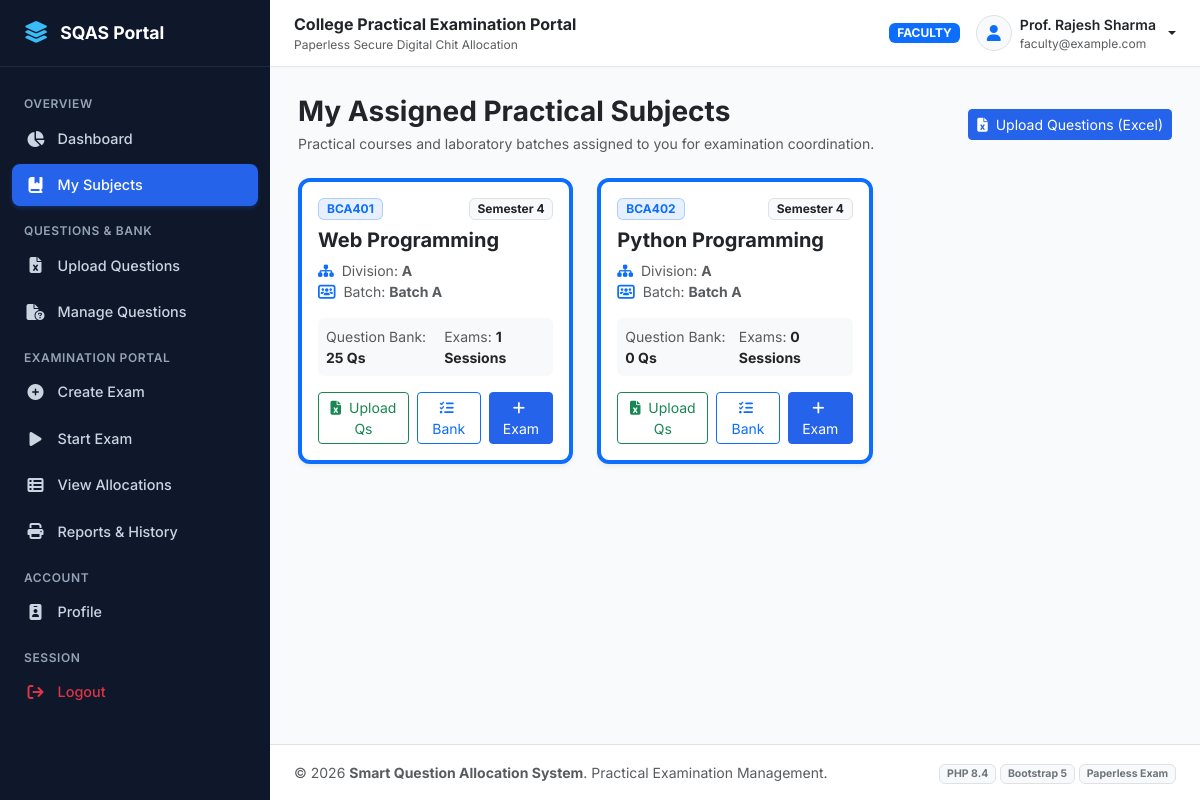
Page /faculty/subjects.php (signed in) on the committed database.
### tables this page shows
CREATE TABLE `faculty_subjects` (
  `assignment_id` INT AUTO_INCREMENT PRIMARY KEY,
  `faculty_id` INT NOT NULL,
  `subject_id` INT NOT NULL,
  `semester_id` INT NOT NULL,
  `division_id` INT NOT NULL,
  `batch_id` INT DEFAULT NULL,
  `assigned_at` TIMESTAMP DEFAULT CURRENT_TIMESTAMP,
  FOREIGN KEY (`faculty_id`) REFERENCES `faculty`(`faculty_id`) ON DELETE CASCADE,
  FOREIGN KEY (`subject_id`) REFERENCES `subjects`(`subject_id`) ON DELETE CASCADE,
  FOREIGN KEY (`semester_id`) REFERENCES `semesters`(`semester_id`) ON DELETE CASCADE,
  FOREIGN KEY (`division_id`) REFERENCES `divisions`(`division_id`) ON DELETE CASCADE,
  FOREIGN KEY (`batch_id`) REFERENCES `batches`(`batch_id`) ON DELETE SET NULL
);

CREATE TABLE `subjects` (
  `subject_id` INT AUTO_INCREMENT PRIMARY KEY,
  `subject_code` VARCHAR(50) NOT NULL UNIQUE,
  `subject_name` VARCHAR(150) NOT NULL,
  `semester_id` INT NOT NULL,
  `status` ENUM('active', 'inactive') NOT NULL DEFAULT 'active',
  `created_at` TIMESTAMP DEFAULT CURRENT_TIMESTAMP,
  FOREIGN KEY (`semester_id`) REFERENCES `semesters`(`semester_id`) ON DELETE CASCADE
);

CREATE TABLE `semesters` (
  `semester_id` INT AUTO_INCREMENT PRIMARY KEY,
  `semester_name` VARCHAR(50) NOT NULL,
  `semester_code` VARCHAR(20) NOT NULL UNIQUE,
  `status` ENUM('active', 'inactive') NOT NULL DEFAULT 'active',
  `created_at` TIMESTAMP DEFAULT CURRENT_TIMESTAMP
);

CREATE TABLE `divisions` (
  `division_id` INT AUTO_INCREMENT PRIMARY KEY,
  `division_name` VARCHAR(20) NOT NULL UNIQUE,
  `status` ENUM('active', 'inactive') NOT NULL DEFAULT 'active',
  `created_at` TIMESTAMP DEFAULT CURRENT_TIMESTAMP
);

CREATE TABLE `batches` (
  `batch_id` INT AUTO_INCREMENT PRIMARY KEY,
  `batch_name` VARCHAR(50) NOT NULL,
  `semester_id` INT NOT NULL,
  `division_id` INT NOT NULL,
  `start_roll_no` INT NOT NULL,
  `end_roll_no` INT NOT NULL,
  `status` ENUM('active', 'inactive') NOT NULL DEFAULT 'active',
  `created_at` TIMESTAMP DEFAULT CURRENT_TIMESTAMP,
  INDEX `idx_batch_sem_div` (`semester_id`, `division_id`),
  FOREIGN KEY (`semester_id`) REFERENCES `semesters`(`semester_id`) ON DELETE CASCADE,
  FOREIGN KEY (`division_id`) REFERENCES `divisions`(`division_id`) ON DELETE CASCADE
);

### includes/functions.php (called while the page is built, shortened)
<?php
function e($string) {
    return htmlspecialchars((string)$string, ENT_QUOTES, 'UTF-8');
}

### faculty/subjects.php (the view, shortened to what this page needs)
<?php
require_once __DIR__ . '/../includes/functions.php';
$facultyId = $_SESSION['user_detail_id'] ?? 0;
$stmt = $pdo->prepare("
    SELECT fs.*, s.subject_name, s.subject_code, sem.semester_name, d.division_name, b.batch_name,
           (SELECT COUNT(*) FROM questions q WHERE q.subject_id = s.subject_id) as total_questions,
           (SELECT COUNT(*) FROM exams e WHERE e.subject_id = s.subject_id AND e.faculty_id = fs.faculty_id) as exams_count
    FROM faculty_subjects fs
    JOIN subjects s ON fs.subject_id = s.subject_id
    JOIN semesters sem ON fs.semester_id = sem.semester_id
    JOIN divisions d ON fs.division_id = d.division_id
    LEFT JOIN batches b ON fs.batch_id = b.batch_id
    WHERE fs.faculty_id = ?
    ORDER BY s.subject_code ASC
");
$stmt->execute([$facultyId]);
$assignments = $stmt->fetchAll();
include __DIR__ . '/../includes/header.php';
?>
<div class="d-flex justify-content-between align-items-center mb-4 flex-wrap gap-2">
    <div>
        <h3 class="fw-bold text-dark mb-1">My Assigned Practical Subjects</h3>
        <p class="text-muted small mb-0">Practical courses and laboratory batches assigned to you for examination coordination.</p>
    </div>
    <a href="upload_questions.php" class="btn btn-primary btn-sm">
        <i class="fa-solid fa-file-excel me-1"></i> Upload Questions (Excel)
    </a>
</div>
<div class="row g-4">
    <?php if (empty($assignments)): ?>
        <div class="col-12">
            <div class="card p-5 text-center">
                <i class="fa-solid fa-book-open text-muted fs-1 mb-3"></i>
                <h5>No Subjects Assigned Yet</h5>
                <p class="text-muted">The administrator has not yet assigned any subjects to your account. Please contact college administration.</p>
            </div>
        </div>
    <?php else: ?>
        <?php foreach ($assignments as $a): ?>
            <div class="col-md-6 col-xl-4">
                <div class="card h-100 border-start border-primary border-4">
                    <div class="card-body">
                        <div class="d-flex justify-content-between align-items-start mb-2">
                            <span class="badge bg-primary bg-opacity-10 text-primary border border-primary border-opacity-25 px-2 py-1">
                                <?= e($a['subject_code']) ?>
                            </span>
                            <span class="badge bg-light text-dark border">
                                <?= e($a['semester_name']) ?>
                            </span>
                        </div>
                        <h5 class="fw-bold text-dark mb-2"><?= e($a['subject_name']) ?></h5>
                        <div class="small text-muted mb-3">
                            <div><i class="fa-solid fa-sitemap me-1 text-primary"></i> Division: <strong><?= e($a['division_name']) ?></strong></div>
                            <div><i class="fa-solid fa-users-rectangle me-1 text-primary"></i> Batch: <strong><?= $a['batch_name'] ? e($a['batch_name']) : 'All Batches' ?></strong></div>
                        </div>
                        <div class="d-flex justify-content-between align-items-center p-2 bg-light rounded mb-3 small">
                            <div>
                                <span class="text-muted">Question Bank:</span>
                                <strong class="text-dark"><?= $a['total_questions'] ?> Qs</strong>
                            </div>
                            <div>
                                <span class="text-muted">Exams:</span>
                                <strong class="text-dark"><?= $a['exams_count'] ?> Sessions</strong>
                            </div>
                        </div>
                        <div class="d-flex gap-2">
                            <a href="upload_questions.php?subject_id=<?= $a['subject_id'] ?>" class="btn btn-outline-success btn-sm flex-fill">
                                <i class="fa-solid fa-file-excel me-1"></i> Upload Qs
                            </a>
                            <a href="questions.php?subject_id=<?= $a['subject_id'] ?>" class="btn btn-outline-primary btn-sm flex-fill">
                                <i class="fa-solid fa-list-check me-1"></i> Bank
                            </a>
                            <a href="create_exam.php?subject_id=<?= $a['subject_id'] ?>" class="btn btn-primary btn-sm flex-fill">
                                <i class="fa-solid fa-plus me-1"></i> Exam
                            </a>
                        </div>
                    </div>
                </div>
            </div>
        <?php endforeach; ?>
    <?php endif; ?>
</div>
<?php include __DIR__ . '/../includes/footer.php'; ?>

### assets/css/style.css (style rules this page uses)
:root { --primary-navy: #0f2744; --primary-blue: #1e40af; --primary-accent: #2563eb; --primary-hover: #1d4ed8; --bg-slate: #f8fafc; --bg-sidebar: #0f172a; --bg-sidebar-hover: #1e293b; --text-dark: #1e293b; --text-muted: #64748b; --border-light: #e2e8f0; --card-shadow: 0 4px 6px -1px rgba(0, 0, 0, 0.05), 0 2px 4px -2px rgba(0, 0, 0, 0.05); --card-hover-shadow: 0 10px 15px -3px rgba(0, 0, 0, 0.08), 0 4px 6px -4px rgba(0, 0, 0, 0.05); }
body { font-family: 'Inter', system-ui, -apple-system, BlinkMacSystemFont, "Segoe UI", Roboto, sans-serif; background-color: var(--bg-slate); color: var(--text-dark); min-height: 100vh; display: flex; flex-direction: column; }
.card { border: 1px solid var(--border-light); border-radius: 0.75rem; box-shadow: var(--card-shadow); transition: box-shadow 0.2s ease, transform 0.2s ease; background-color: #ffffff; }
.btn-primary { background-color: var(--primary-accent); border-color: var(--primary-accent); }

### rows in the picture
faculty_subjects: subject.subject_code "BCA401", semester.semester_name "Semester 4", subject.subject_name "Web Programming", division.division_name "A", batch.batch_name "Batch A", total_questions "25", exams_count "1"
faculty_subjects: subject.subject_code "BCA402", semester.semester_name "Semester 4", subject.subject_name "Python Programming", division.division_name "A", batch.batch_name "Batch A", total_questions "0", exams_count "0"

### other values in the picture
$currentUser['role'] "FACULTY"
$currentUser['name'] "Prof. Rajesh Sharma"
$currentUser['email'] "faculty@example.com"
APP_NAME "Smart Question Allocation System"
PHP_MAJOR_VERSION "8"
PHP_MINOR_VERSION "4"
